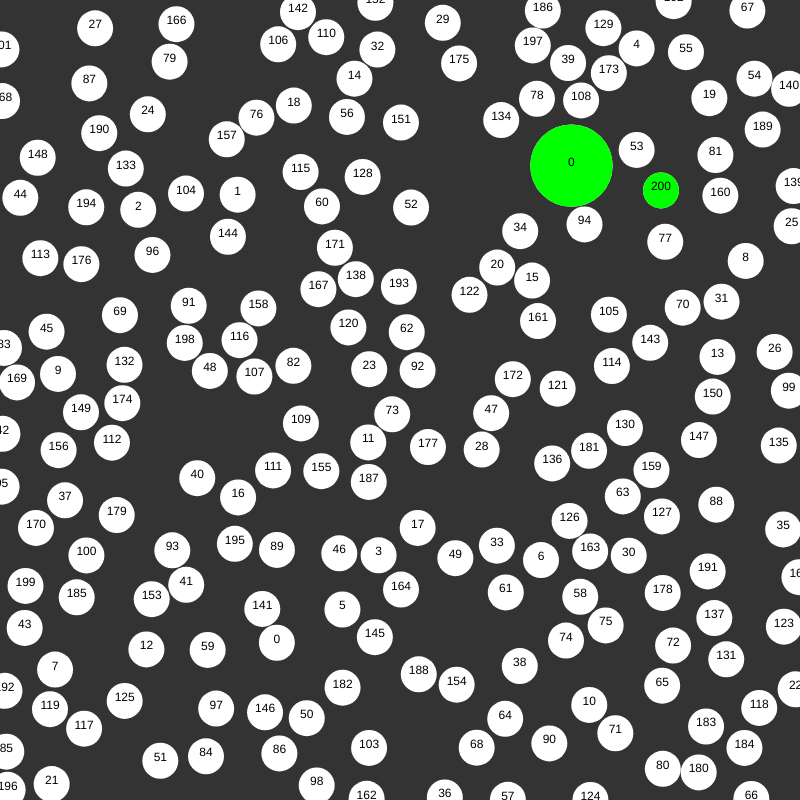
Frame 1 (no input)
Frame 2 (the mouse pressed at the canvas centre, redrawn once): identical to frame 1, image omitted

The p5.js sketch that drew this single still picture (run headless with seeded random() and noise() and a simulated clock; the mouse was pressed at the canvas centre and the sketch redrawn once):

// p5.js sketch
// ── sketch.js

let circles = []


function setup() {
	createCanvas(800, 800);

	// adding in the start circle => not required
	circles.push(new Circle(random(width), random(height), random(15, 50)))

	// adding new circles
	let amount = 200;
	for (let i = 0; i < amount + 1; i++) {

		// how many tries to find a new circle?
		let attempts = 30;

		// what circle should we add
		let found = false;
		let newCircle;

		// trying to find a circle
		while(attempts > 0) {
			
			// picking random spot 
			let nc = new Circle(random(width), random(height), 18);

			let isColliding = false;

			// is it colliding?
			for (let j = 0; j < circles.length; j++) {
				
				isColliding = circles[j].isOverlapping(nc);
				if (isColliding) {break;}

			} 

			// found a new spot
			if (!isColliding) {
				found = true;
				newCircle = nc;
				break;
			}

			attempts--;

		}

		// adding the circle
		if (found) {
			newCircle.index = i;
			circles.push(newCircle);
		}


	}

}

function draw() {
	background(51)

	// drawing the circles
	for (let i = 0; i < circles.length; i++) {
		circles[i].draw();
	}

	// hihglighting the max cirlce
	circles[circles.length - 1].draw(true);

	// highlighting the first circle
	circles[0].draw(true);

	noLoop();
}


// simply object for storing some data on each circle
function Circle(x, y, radius) {

	this.x = x
	this.y = y;
	this.radius = radius;
	this.index = 0;

	// are the two circles overlapping? => finding dist and chechking if dist is smaller than 2 radia
	this.isOverlapping = function(c) {

		distance = dist(this.x, this.y, c.x, c.y);

		if (distance < this.radius + c.radius) {
			return true;
		}

		return false;
		
	}

	// drawing the circle and it's index to see how many circles we have
	this.draw = function(high = false) {
		noStroke()
		fill(255);
		if (high) {fill(0,255,0)}
		ellipse(this.x, this.y, this.radius * 2, this.radius * 2);
		fill(0);
		textAlign(CENTER);
		text(this.index, this.x, this.y);
	}

}
// ── brief_compressed.js
let _=function(){"use strict";let t={},n={},e="ADD",r="SUB",o="MUL",u="DIV",l="PRDCT",s="array",f="integer",c="float",h="function",a="string",g="object",p="number",y="boolean",d="element",m="array of arrays",b="array of integers",v="array of floats",x="array of functions",w="array of strings",A="array of objects",S="array of numbers",M="array of booleans";function j(){console.warn("you should probraly give a custom callback function! :D")}function D(t,n){let e=new Date;if("arr"==t){if("time"==n)return[e.getHours(),e.getMinutes(),e.getSeconds()];if("date"==n)return[e.getDate(),e.getMonth()+1,e.getFullYear()]}if("str"==t){if("time"==n)return e.getHours().toString()+":"+e.getMinutes().toString()+":"+e.getSeconds().toString();if("date"==n)return e.getDate().toString()+"-"+(e.getMonth()+1).toString()+"-"+e.getFullYear().toString()}switch(t){case"year":return e.getFullYear();case"month":return e.getMonth()+1;case"day":return e.getDate();case"hours":return e.getHours();case"minutes":return e.getMinutes();case"seconds":return e.getSeconds();case"mili":return e.getMilliseconds();default:return e.getTime()}}function G(t,n){return t==s?it(n):t==f?lt(n):t==c?ft(n):t==p?st(n):t==a?ct(n):t==h?yt(n):t==g?gt(n):t==y?ht(n):t==d||(t==m?I(s,n):t==b?I(f,n):t==v?I(c,n):t==S?I(p,n):t==w?I(a,n):t==x?I(h,n):t==A?I(g,n):t==M?I(y,n):void 0)}function I(t,n){let e=!0;return T(n,n=>{e=G(t,n)&&e}),e}function z(t,n,e=!0){let r=[...n],o=!0;return T(t,(t,n)=>{o=o&&G(t,r[n])},!1),!o&&e&&console.error("Given arguments should be of type : "+t.toString()),o}function k(t){let n=!0,e=t[0].length;return T(t,(t,r)=>{n=n&&t.length==e}),n||console.error("Given arrays need to have the same length."),n}function O(t,n,i=e){let s=t.clone();if(i==l){let t=new F(n.cols,s.rows);for(let e=0;e<t.cols;e++)for(let r=0;r<t.rows;r++){let o=0;for(let t=0;t<s.cols;t++)o+=s[t][r]*n[e][t];t[e][r]=o}return t}if(st(n)&&Y(s,(t,l,f)=>{i==e?s[l][f]+=n:i==r?s[l][f]-=n:i==u?s[l][f]/=n:i==o&&(s[l][f]*=n)}),dt(n,F)){if(!function(t,n){if(dt(t,F)&&dt(n,F))return t.cols==n.cols&&t.rows==n.rows}(s,n))return void console.warn("Given matrices should have the same cols & rows!");Y(n,(t,n,l)=>{i==e?s[n][l]+=t:i==r?s[n][l]-=t:i==u?s[n][l]/=t:i==o&&(s[n][l]*=t)})}return s}function B(){this.collec=[],this.length=0}function F(t=1,n=1){this.cols=t,this.rows=n,this.length=t;for(let e=0;e<t;e++){this[e]=ot(n);for(let t=0;t<n;t++)this[e][t]=void 0}}function L(t=1,n=1){return new F(t,n)}function R(t=0,n=0){this.x=t,this.y=n}function C(t,n){return new R(t,n)}function N(){this.acces=["all"],this.denied=[],this.pre="",this.shouldLog=!1}function E(t,n){if(!z([s],arguments))return t;let e=[],r=!1;for(let o=0;o<t.length;o++)t[o]!=n||r?e.push(t[o]):r=!0;return e}function H(t,n){if(!z([s,f],arguments))return t;let e=[];for(let r=0;r<t.length;r++)r!=n&&e.push(t[r]);return e}function T(t,n=function(t,n){console.log(t.toString()+" : "+n.toString())},e=!0){if(!e||z([s,h],arguments))if(gt(t)){let e=K(t);for(let r=0;r<e.length;r++)n(t[e[r]],r)}else for(let e=0;e<t.length;e++)n(t[e],e)}function V(t,n=j,e=!0){if(!e||z([s,h],arguments))for(let e=t.length-1;e>=0;e--)n(t[e],e)}function Y(t,n=function(t,n,e){console.log(t.toString()+" => "+n.toString()+" : "+e.toString())}){for(let e=0;e<t.length;e++)for(let r=0;r<t[0].length;r++)n(t[e][r],e,r)}function q(t){return z([s],arguments)?t[tt(t.length-1)]:t}function U(t,n){if(!z([s,s],arguments))return t;if(!k([t,n]))return t;if(t.length!=n.length)return void console.error("Given arrays must be of the same length.");let e={};return T(t,(t,r)=>{e[t]=n[r]}),e}function _(t=10,n=j){if(!z([p,h],arguments))return t;for(let e=0;e<t;e++)n(e)}function K(t){return gt(t)||console.error("Given arguments should of type : object"),Object.keys(t)}function P(t){gt(t)||console.error("Given arguments should of type : object");let n=[];return T(K(t),(e,r)=>{n.push(t[e])}),n}function W(t){if(pt(t)){let n=ot(t.length);return T(n,(e,r)=>{n[r]=Array.from(t[r])}),n}if(it(t))return Array.from(t);if(gt(t)){return U(K(t),P(t))}return dt(t,R)?t.clone():dt(t,F)?t.clone():t}function J(t){if(it(t)||gt(t)||G(w,t)||console.error("Given arguments should be : array of numbers or object or array of strings "),gt(t)&&!it(t)){let n={},e=J(K(t));for(let r of e)n[r]=t[r];return n}return ct(t[0])?t.sort():function t(n,e=n.length/2){if(n.length<2)return n;return function(t,n){const e=[];for(;t.length&&n.length;)t[0]<n[0]?e.push(t.shift()):e.push(n.shift());return[...e,...t,...n]}(t(n.splice(0,e)),t(n))}(t)}function Q(t,n){let e=null==n?0:t,r=null==n?t:n;return Math.random()*(r-e)+e}function X(){return 1==tt(1)}function Z(t){let n="";for(let e=0;e<t;e++)n+=$();return n}function $(){return["a","b","c","d","e","f","g","h","i","j","k","l","m","n","o","p","q","r","s","t","u","v","w","x","y","z"][tt(0,25)]}function tt(t,n){return nt(Q(t,n))}function nt(t,n=0){return Math.round(t*Math.pow(10,n))/Math.pow(10,n)}function et(){return["a","b","c","d","e","f","g","h","i","j","k","l","m","n","o","p","q","r","s","t","u","v","w","x","y","z"]}function rt(t){if(!z([f],arguments))return"  ";let n="";return _(t,()=>{n+=" "}),n}function ot(t,n){if(!z([f],arguments))return t;let e=[];return yt(n)?(_(t,()=>{e.push(n())}),e):(_(t,()=>{e.push(void 0)}),i,e)}function ut(t){pt(t)||dt(t,F)||console.error("Given arguments should be : doubleArray");let n="";for(let e=0;e<t[0].length;e++){n+="\n";for(let r=0;r<t.length;r++){let o=mt(t[r][e]);n+="|"+o+rt(7-o.length),r==t.length-1&&(n+="|")}}return xt(n),n}function it(t){return Array.isArray(t)}function lt(t){return"number"==typeof t&&0==ft(t)}function st(t){return lt(t)||ft(t)}function ft(t){return"number"==typeof t&&t.toString().includes(".")}function ct(t){return"string"==typeof t}function ht(t){return"boolean"==typeof t}function at(t){return it(t)||st(t)||console.error("Given arguments should be of type : array or number"),it(t)?at(t.length):t<0?at(-t):t%2==0}function gt(t){return"object"==typeof t}function pt(t){let n=it(t);return n?(T(t,t=>{n=it(t)&&n}),n):n}function yt(t){return"function"==typeof t}function dt(t,n){return t instanceof n}function mt(t){if(it(t)){let n=[];return T(t,t=>{n.push(mt(t))}),n}if(gt(t)){let n=mt(P(t)),e=K(t),r=W(t);return T(e,(t,e)=>{r[t]=n[e]}),r}return null==t?"undefined":t.toString()}function bt(t,n=2){return z([p,p],[t,n])?Math.pow(t,n):t}function vt(t,n=2){return z([p,p],[t,n])?bt(t,1/n):t}function xt(t){console.log(t)}function wt(t){return z([p],arguments)?Math.floor(t):t}function At(t){if(!z([s],arguments))return t;let n=0;return T(t,t=>n+=t),n}function St(t,n=1){return z([s,p],arguments)?At(t)/n:t}function Mt(t,n){if(it(t)&&it(n)||gt(t)&&gt(n)||console.error("Given arguments should be of type : array or object, array or object"),it(t))return t.concat(n);if(gt(t)){return T(K(n),e=>{t[e]=n[e]}),t}}return B.prototype.get=function(t){return lt(t)?this.collec[t]:gt(t)?this.indexOf(t):void 0},B.prototype.add=function(t,n){gt(t)?(t.collectionID=Z(25),this.collec.push(t)):it(t)?T(t,t=>{t.collectionID=Z(25),this.collec.push(t)}):_(t,()=>{let t=n();t.collectionID=Z(25),this.collec.push(t)})},B.prototype.clear=function(){this.collec=[]},B.prototype.indexOf=function(t){let n=void 0;return gt(t)?T(this.collec,(e,r)=>{e.collectionID==t.collectionID&&(n=r)}):T(this.collec,(e,r)=>{e.collectionID==t&&(n=r)}),n},B.prototype.remove=function(t){gt(t)&&(t=this.indexOf(t)),this.collec=H(this.collec,t)},B.prototype.map=function(t){T(this.collec,(n,e)=>{this.collec[e]=t(n)})},B.prototype.log=function(){console.log(this.collec)},F.prototype.set=function(t){if(yt(t))for(let n=0;n<this.cols;n++)for(let e=0;e<this.rows;e++)this[n][e]=t(this[n][e],n,e);else for(let n=0;n<this.cols;n++)for(let e=0;e<this.rows;e++)this[n][e]=t},F.prototype.log=function(){ut(this)},F.prototype.transpose=function(t=!0){t&&console.warn("Using the static _.Matrix.transpose function is recommended. Give false as argument to remove this message.");let n=F.transpose(this);n.log(),this.cols=n.cols,this.rows=n.rows,this.length=n.length,Y(n,(t,n,e)=>{this[n][e]=t})},F.transpose=function(t){let n=new F(t.rows,t.cols);return n.set((n,e,r)=>t[r][e]),n},F.add=function(t,n){return O(t,n,e)},F.sub=function(t,n){return O(t,n,r)},F.div=function(t,n){return O(t,n,u)},F.mul=function(t,n){return O(t,n,o)},F.product=function(t,n){return O(t,n,l)},F.prototype.clone=function(){let t=L(this.cols,this.rows);for(let n=0;n<this.cols;n++)for(let e=0;e<this.rows;e++)t[n][e]=this[n][e];return t},F.prototype.randomize=function(t,n){let e=null==n?0:t,r=null==n?t:n;this.set(()=>tt(e,r))},F.prototype.add=function(t){Y(O(this,t,e),(t,n,e)=>{this[n][e]=t})},F.prototype.sub=function(t){Y(O(this,t,r),(t,n,e)=>{this[n][e]=t})},F.prototype.mul=function(t){Y(O(this,t,o),(t,n,e)=>{this[n][e]=t})},F.prototype.div=function(t){Y(O(this,t,u),(t,n,e)=>{this[n][e]=t})},R.prototype.add=function(t){dt(t,R)?(this.x+=t.x,this.y+=t.y):(this.x+=t,this.y+=t)},R.prototype.sub=function(t){dt(t,R)?(this.x-=t.x,this.y-=t.y):(this.x-=t,this.y-=t)},R.prototype.mul=function(t){dt(t,R)?(this.x*=t.x,this.y*=t.y):(this.x*=t,this.y*=t)},R.prototype.div=function(t){dt(t,R)?(this.x/=t.x,this.y/=t.y):(this.x/=t,this.y/=t)},R.prototype.mag=function(){return vt(bt(this.x,2)+bt(this.y,2),2)},R.prototype.magSq=function(){return bt(this.mag(),2)},R.prototype.randomize=function(t,n,e,r){let o=null==e?0:t,u=null==e?t:n,i=null==e?0:e,l=null==e?n:r;this.x=tt(o,u),this.y=tt(i,l)},R.prototype.clone=function(){return new R(this.x,this.y)},R.prototype.normalize=function(){let t=this.mag();this.x/=t,this.y/=t},R.add=function(t,n){let e,r;return st(n)?(e=t.x+n,r=t.y+n):(e=t.x+n.x,r=t.y+n.y),C(e,r)},R.sub=function(t,n){let e,r;return st(n)?(e=t.x-n,r=t.y-n):(e=t.x-n.x,r=t.y-n.y),C(e,r)},R.mul=function(t,n){let e,r;return st(n)?(e=t.x*n,r=t.y*n):(e=t.x*n.x,r=t.y*n.y),C(e,r)},R.div=function(t,n){let e,r;return st(n)?(e=t.x/n,r=t.y/n):(e=t.x/n.x,r=t.y/n.y),C(e,r)},R.normalize=function(t){let n=t.mag();return C(t.x/n,t.y/n)},N.prototype.log=function(t,n="all"){!this.acces.includes(n)||this.denied.includes(n)||this.shouldLog||console.log(this.pre+t)},N.prototype.prefix=function(t=""){this.pre=t},N.prototype.add=function(t){if(Array.isArray(t))for(let n=0;n<t.length;n++)this.acces.push(t[n]);else this.acces.push(t)},N.prototype.remove=function(t){if(Array.isArray(t))for(let n=0;n<t.length;n++)this.denied.push(t[n]);else this.denied.push(t)},N.prototype.stop=function(){this.shouldLog=!this.shouldLog},t.version="v0.0.0",t.out=N,t.Collection=B,t.Vector=R,t.Matrix=F,t.extend=Mt,t.compact=function(t){if(!z([s],arguments))return t;let n=[];return T(t,t=>{null==t||null==t||0==t||0==t||isNaN(t)||""==t||n.push(t)}),n},t.difference=function t(n,e,r=!0){if(!z([s,s],arguments))return n;let o=[];return T(n,(t,n)=>{let r=!0;T(e,(n,e)=>{t==n&&(r=!1)}),r&&o.push(t)}),r&&(o=Mt(o,t(e,n,!1))),o},t.differenceBy=function t(n,e,r=(t=>t),o=!0){let u=[];return z([s,s,h],arguments)?(T(n,(t,n)=>{let o=!0;T(e,(n,e)=>{r(t)==r(n)&&(o=!1)}),o&&u.push(t)}),o&&(u=Mt(u,t(e,n,r,!1))),u):(console.log("dfkl"),n)},t.createCollection=function(){return new B},t.createMatrix=L,t.createVector=C,t.createOut=function(){return new N},t.remove=E,t.removeAt=H,t.loop=T,t.loopRight=V,t.doubleLoop=Y,t.doubleLoopRight=function(t,n=function(t,n,e){console.log(t.toString()+" => "+n.toString()+" : "+e.toString())}){for(let e=t.length-1;e>=0;e--)for(let r=t[0].length-1;r>=0;r--)n(t[e][r],e,r)},t.combine=function(t,n){if(!z([s,s],arguments))return t;if(!k([t,n]))return t;let e=[],r=!0;for(let o=0;o<t.length;o++)r?(e.push(t[o]),r=!1):(e.push(n[o]),r=!0);return e},t.mix=function(t,n,e=50){if(!z([s,s,p],arguments))return t;if(!k([t,n]))return t;if(t.length!=n.length)return void console.error("Given arrays need to have the same length.");let r=[];for(let o=0;o<t.length;o++)tt(0,100)<e?r.push(t[o]):r.push(n[o]);return r},t.shuffle=function(t){if(!z([s],arguments))return t;let n=[],e=t.length;for(let r=0;r<e;r++){let e=q(t);t=E(t,e),n.push(e)}return n},t.pick=q,t.iterate=_,t.map=function(t,n=function(t){return console.log("give a callback"),t},e,r,o){if(it(t)&&yt(n)){let e=[];return T(t,(t,r)=>{e.push(n(t))}),e}if(gt(t)&&yt(n)){let e={},r=Object.keys(t);for(let o=0;o<r.length;o++)e[r[o]]=n(t[r[o]]);return e}if(lt(t)||ft(t))return(t-(u=n))/(e-u)*(o-(i=r))+i;var u,i;console.warn("Given arguments for the map function were invalid.")},t.randFloat=Q,t.randInt=tt,t.randBool=X,t.randChar=$,t.randString=Z,t.getAlphabet=et,t.getEmpty=rt,t.getFunctions=function(t){if(!z([g],arguments))return t;let n=[];return T(K(t),(e,r)=>{yt(t[e])&&n.push(e)}),n},t.isBool=ht,t.isObject=gt,t.isInt=lt,t.isFloat=ft,t.isString=ct,t.isArray=it,t.isNumber=st,t.isFunction=yt,t.isClass=dt,t.isDoubleArray=pt,t.zip=U,t.unzip=function(t){if(!z([m],arguments))return t;let n=Array(t[0].length);return T(t,(t,e)=>{T(t,(t,e)=>{null==n[e]?n[e]=[t]:n[e].push(t)})}),n},t.getRange=function(t,n){st(t)&&null==n||st(t)&&st(n)||console.log(error("Given arguments should be of type : number, number "));let e=null==n?0:t,r=[];return _((null==n?t:n)-e,t=>{r.push(e+t)}),r},t.inRange=function(t,n,e){return t>=(null==e?0:n)&&t<=(null==e?n:e)},t.getKeys=K,t.getValues=P,t.find=function(t,n=function(t){return!1}){if(!z([s,h],arguments))return t;let e=[];return T(t,(t,r)=>{n(t)&&e.push(t)}),e},t.findAll=function(t,n=function(t){return!1}){if(!z([s,h],arguments))return!1;let e=!0;return T(t,t=>{e=e&&n(t)}),e},t.findAny=function(t,n=function(t){return!1}){if(!z([s,h],arguments))return!1;let e=!1;return T(t,t=>{e=e||n(t)}),e},t.min=function(t,n){if(!z([s],arguments)&&!z([g,h],arguments))return t;let e=1/0;return gt(t[0])&&yt(n)?(T(t,(t,r)=>{let o=n(t);e==1/0?e=t:o<n(e)&&(e=t)}),e):(T(t,t=>{t<e&&(e=t)}),e)},t.max=function(t,n){if(!z([s],arguments)&&!z([g,h],arguments))return t;let e=-1/0;return gt(t[0])&&yt(n)?(T(t,(t,r)=>{let o=n(t);e==-1/0?e=t:o>n(e)&&(e=t)}),e):(T(t,t=>{t>e&&(e=t)}),e)},t.without=function(t,n){if(!z([s,s],arguments))return t;let e=[];return T(t,(t,r)=>{n.includes(t)||e.push(t)}),e},t.withoutBy=function(t,n=function(){return j(),!0}){if(!z([s,h],arguments))return t;let e=[];return T(t,(t,r)=>{n(t)||e.push(t)}),e},t.assign=function(t,n){(gt(t)||G(A,t))&&(gt(n)||G(A,n))||console.error("Given arguments should be of type : object or array of objects, object or array of objects");let e=t;it(e)||(e=[t]),it(n)||(n=[n]);let r=[];for(let t=0;t<e.length;t++){let o=e[t];for(let t=0;t<n.length;t++){let e=K(n[t]);for(let r=0;r<e.length;r++)o[e[r]]=n[t][e[r]]}r.push(o)}return r},t.assignEmpty=function(t,n){(gt(t)||G(A,t))&&(gt(n)||G(A,n))||console.error("Given arguments should be of type : object or array of objects, object or array of objects");let e=t;it(e)||(e=[t]),it(n)||(n=[n]);let r=[];for(let t=0;t<e.length;t++){let o=e[t],u=K(o);for(let t=0;t<n.length;t++){let e=K(n[t]);for(let r=0;r<e.length;r++)u.includes(e[r])||(o[e[r]]=n[t][e[r]])}r.push(o)}return r},t.connect=function(t){if(!z([m],arguments))return t;let n=[];return T(t,(t,e)=>{T(t,(t,e)=>{n.push(t)})}),n},t.isOdd=function(t){return it(t)||st(t)||console.error("Given arguments should be of type : array or number"),!at(t)},t.isEven=at,t.insert=function(t,n){return z([s],arguments)||z([s,s],arguments)?(t.unshift(n),t):t},t.insertAt=function(t,n,e){if(!z([s,d,f],arguments))return t;let r=[];return T(t,(t,o)=>{o==e&&r.push(n),r.push(t)}),r},t.insertArrayAt=function(t,n,e){if(!z([s,s,f],arguments))return t;let r=[];for(let o=0;o<t.length;o++)if(o==e){for(let t=0;t<n.length;t++)r.push(n[t]);r.push(t[o])}else r.push(t[o]);return r},t.insertRight=function(t,n){if(!z([s,d],arguments))return t;let e=Array.from(t);return e.push(n),e},t.clone=W,t.int=function t(n){if(it(n)){let e=[];return T(n,n=>{e.push(t(n))}),e}if(gt(n)){let e=t(P(n));return U(K(n),e)}return ht(n)?1==n?1:0:null==n?0:NaN==n?0:parseInt(n)},t.str=mt,t.invert=function(t){let n=K(t);return U(P(t),n)},t.sort=J,t.strip=function(t,n,e=" "){if(!z([a,w,a],arguments))return t;let r="";return T(t,(t,o)=>{n.includes(t)?r+=e:r+=t},!1),r},t.clamp=function(t,n,e){return z([p,p,p],arguments)?t>=n&&t<=e?t:t<n?n:t>e?e:void 0:t},t.partition=function(t,n){if(!z([s,h],arguments))return t;let e=[],r=[];return T(t,t=>{n(t)?e.push(t):r.push(t)}),[e,r]},t.match=function(t,n){if(!z([A,g],arguments))return t;let e=[],r=K(n);return T(t,(t,o)=>{let u=K(t),i=0;T(u,(e,o)=>{r.includes(e)&&n[e]==t[e]&&(i+=1)}),i==r.length&&e.push(t)}),e},t.matchAny=function(t,n){if(!z([A,g],arguments))return t;let e=[],r=K(n);return T(t,(t,o)=>{let u=K(t),i=!1;T(u,(e,o)=>{r.includes(e)&&n[e]==t[e]&&(i=!0)}),i&&e.push(t)}),e},t.pluck=function(t,n){if(!z([A],arguments))return t;let e=[];return T(t,(t,r)=>{e.push(t[n])}),e},t.memorize=function(t){if(!z([h],arguments))return t;let e=t.name;return n[e]=[],function(){let r=e,o=t(...arguments);return n[r].push({argu:Array.from(arguments),returned:o}),o}},t.getMemorized=function(t){return z([a],arguments)?n[t]:t},t.median=function(t,n=!1){return arguments[1]=n,arguments.length++,z([s,y],arguments)?(n||(t=J(t)),t.length%2==0?(t[t.length/2]+t[t.length/2-1])/2:t[wt(t.length/2)]):t},t.average=function(t){return z([s],arguments)?St(t,t.length):t},t.sum=At,t.sumDiv=St,t.power=bt,t.root=vt,t.print=xt,t.ceil=function(t){return z([p],[t])?Math.ceil(t):t},t.floor=wt,t.round=nt,t.abs=function(t){return z([p],arguments)?Math.abs(t):t},t.array=ot,t.doubleArray=function(t,n,e){return z([f,f],arguments)?ot(t,()=>ot(n,e)):t},t.printDoubleArray=ut,t.last=function(t,n=-1){if(-1==n&&(arguments[1]=-1,arguments.length=2),!z([s,f],arguments))return t[0];if(-1==n)return t[t.length-1];{let e=[];return V(t,(r,o)=>{t.length-1-o<n&&e.push(r)}),e.reverse()}},t.first=function(t,n=-1){if(-1==n&&(arguments[1]=-1,arguments.length=2),!z([s,f],arguments))return t[0];if(-1==n)return t[0];{let e=[];return T(t,(t,r)=>{r<n&&e.push(t)}),e}},t.splice=function(t,n,e){if(!z([s,f,f],arguments))return t;let r=[];return T(t,(t,o)=>{o>=n&&o<=e&&r.push(t)}),r},t.cut=function(t,n,e){let r="",o=[];for(let e=0;e<n.length;e++)o.push({word:n[e],index:t.indexOf(n[e]),length:n[e].length});console.log(o);let u=0;for(let n=0;n<t.length;n++){let i=t[n];for(let t=0;t<o.length;t++)n==o[t].index&&(u=o[t].length,r+=e);0==u?r+=i:u--}return r},t.fromArray=function(t,n=""){let e="";return T(t,(r,o)=>{e+=mt(r),o!=t.length-1&&(e+=n)},!1),e},t.spliceWithout=function(t,n,e,r=!0){if(r&&!z([s,f,f],arguments))return t;let o=[];return T(t,(t,r)=>{(r<n||r>e)&&o.push(t)},!1),o},t.boundIndex=function(t,n){return z([s,f],arguments)?t[n%t.length]:t},t.getDate=function(){return D("str","date")},t.getDateAsArray=function(){return D("arr","date")},t.getTime=function(){return D("str","time")},t.getTimeAsArray=function(){return D("arr","time")},t.getDay=function(){return D("day")},t.getMonth=function(){return D("month")},t.getYear=function(){return D("year")},t.getHours=function(){return D("hours")},t.getMinutes=function(){return D("minutes")},t.getSeconds=function(){return D("seconds")},t.getMilli=function(){return D("mili")},t.getEpoch=function(){return D()},t.randBoolean=X,t.isBoolean=ht,t}();
